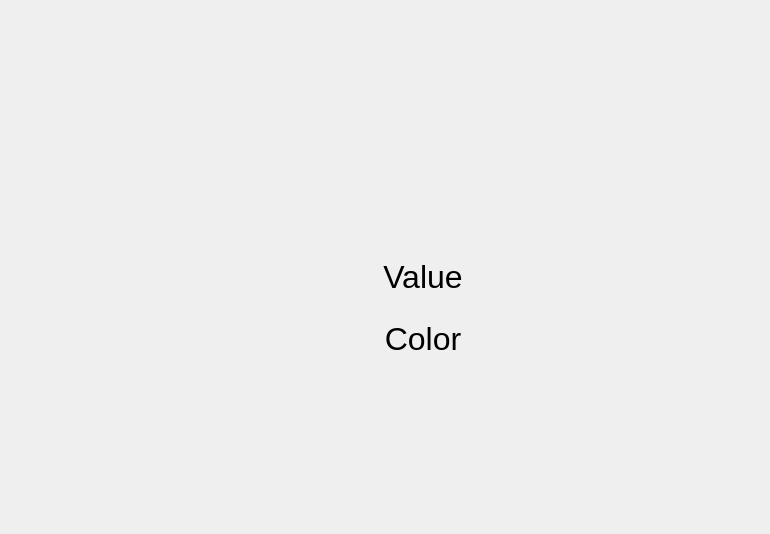
<?xml version="1.0" encoding="UTF-8"?>
<ui version="4.0">
 <class>ColorRampWidgetTestWindow</class>
 <widget class="QMainWindow" name="ColorRampWidgetTestWindow">
  <property name="geometry">
   <rect>
    <x>0</x>
    <y>0</y>
    <width>770</width>
    <height>534</height>
   </rect>
  </property>
  <property name="windowTitle">
   <string>Color Ramp Widget Test Window</string>
  </property>
  <widget class="QWidget" name="centralwidget">
   <layout class="QGridLayout" name="gridLayout">
    <item row="0" column="0" colspan="2">
     <widget class="ColorRampWidget" name="colorRampWidgetHorizontal" native="true">
      <property name="sizePolicy">
       <sizepolicy hsizetype="Expanding" vsizetype="Fixed">
        <horstretch>0</horstretch>
        <verstretch>0</verstretch>
       </sizepolicy>
      </property>
      <property name="minimumSize">
       <size>
        <width>0</width>
        <height>70</height>
       </size>
      </property>
      <property name="styleSheet">
       <string notr="true"/>
      </property>
      <property name="Vertical" stdset="0">
       <bool>false</bool>
      </property>
     </widget>
    </item>
    <item row="2" column="1">
     <widget class="QLabel" name="valueLabel">
      <property name="font">
       <font>
        <pointsize>24</pointsize>
       </font>
      </property>
      <property name="text">
       <string>Value</string>
      </property>
      <property name="alignment">
       <set>Qt::AlignCenter</set>
      </property>
     </widget>
    </item>
    <item row="1" column="1">
     <spacer name="verticalSpacer">
      <property name="orientation">
       <enum>Qt::Vertical</enum>
      </property>
      <property name="sizeHint" stdset="0">
       <size>
        <width>20</width>
        <height>40</height>
       </size>
      </property>
     </spacer>
    </item>
    <item row="3" column="1">
     <spacer name="horizontalSpacer">
      <property name="orientation">
       <enum>Qt::Horizontal</enum>
      </property>
      <property name="sizeHint" stdset="0">
       <size>
        <width>40</width>
        <height>20</height>
       </size>
      </property>
     </spacer>
    </item>
    <item row="5" column="1">
     <spacer name="verticalSpacer_2">
      <property name="orientation">
       <enum>Qt::Vertical</enum>
      </property>
      <property name="sizeHint" stdset="0">
       <size>
        <width>20</width>
        <height>40</height>
       </size>
      </property>
     </spacer>
    </item>
    <item row="1" column="0" rowspan="5">
     <widget class="ColorRampWidget" name="colorRampWidgetVertical" native="true">
      <property name="sizePolicy">
       <sizepolicy hsizetype="Fixed" vsizetype="Preferred">
        <horstretch>0</horstretch>
        <verstretch>0</verstretch>
       </sizepolicy>
      </property>
      <property name="minimumSize">
       <size>
        <width>70</width>
        <height>0</height>
       </size>
      </property>
      <property name="styleSheet">
       <string notr="true"/>
      </property>
      <property name="Vertical" stdset="0">
       <bool>true</bool>
      </property>
     </widget>
    </item>
    <item row="4" column="1">
     <widget class="QLabel" name="colorLabel">
      <property name="font">
       <font>
        <pointsize>24</pointsize>
       </font>
      </property>
      <property name="text">
       <string>Color</string>
      </property>
      <property name="alignment">
       <set>Qt::AlignCenter</set>
      </property>
     </widget>
    </item>
   </layout>
  </widget>
 </widget>
 <customwidgets>
  <customwidget>
   <class>ColorRampWidget</class>
   <extends>QWidget</extends>
   <header>ColorRampWidget.hpp</header>
   <container>1</container>
  </customwidget>
 </customwidgets>
 <resources/>
 <connections/>
</ui>
